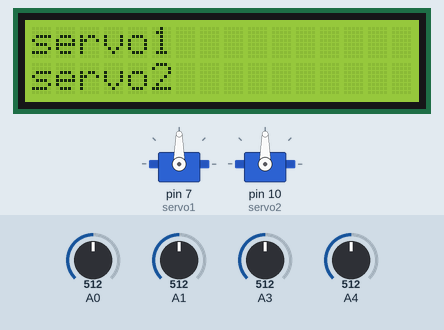
This sketch was run on a simulated Arduino Leonardo, built with avr-gcc and run on an emulated ATmega32U4. Parts: 16×2 character LCD, 2 × servo. Inputs (shaded band) come from the test bench; at power-on: A0 = 512, A1 = 512, A4 = 512, A3 = 512. What the sketch prints to the serial monitor is not drawn.

Above: at 1.2 s.
1.3 s: A0 set to 532
At 2.1 s:
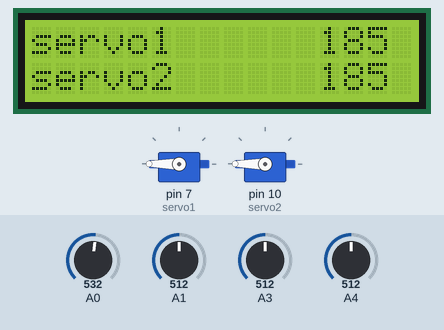
2.8 s: A1 set to 523
4.3 s: A1 set to 550
At 5.0 s:
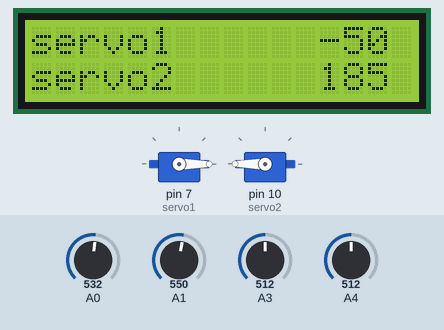
5.9 s: A4 set to 526
At 7.2 s:
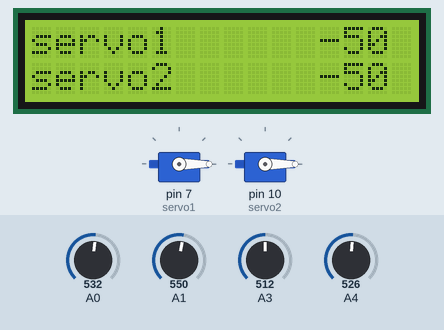
7.5 s: A0 set to 716
At 8.4 s:
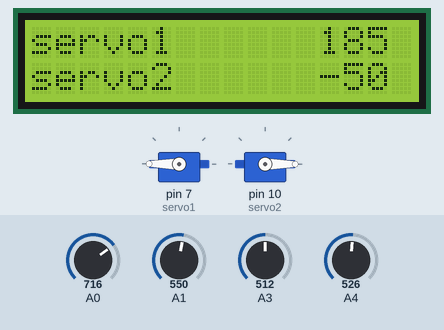
9.1 s: A0 set to 306
At 9.6 s:
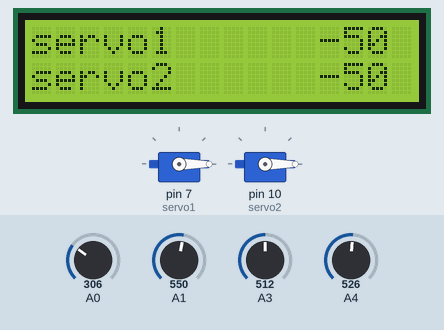
Timing chart, 0 to 11.7 s (numbered marks = the images above; inputs shaded):
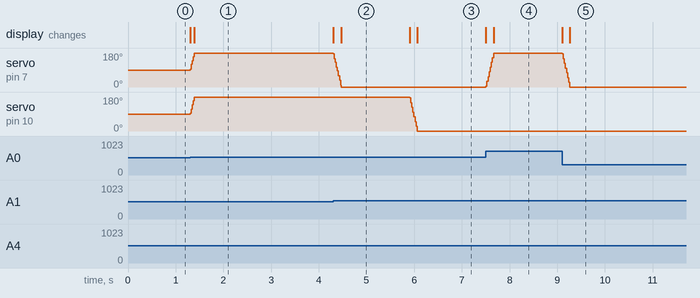

The sketch:

sketch_jun19a_trail.ino
```cpp
#include <Servo.h>
#include <TimeLib.h>
#include <LiquidCrystal.h>

#define TIME_HEADER  "T"
#define TIME_REQUEST  7

void UpDown();
void LeftRight();

Servo servo1;
Servo servo2;

LiquidCrystal lcd(12, 11, 5, 4, 3, 2);
void setup()
{
  lcd.begin(16,2);
  lcd.print("servo1 ");
  lcd.setCursor(0,1);
  lcd.print("servo2 ");

  servo1.attach(7);
  servo2.attach(10);

  servo1.write(90);
  servo2.write(90);

  Serial.begin(9600);
  while (!Serial) ; // Needed for Leonardo only
  setSyncProvider( requestSync);  //set function to call when sync required
  Serial.println("Waiting for sync message");
}

void loop(){

 int sensorTop = analogRead(A0);
 int sensorBottom = analogRead(A1);
 int sensorLeft = analogRead(A3);
 int sensorRight = analogRead(A4);

 int avgT=(sensorTop+sensorBottom)/2;
 int avgB=(sensorLeft+sensorRight)/2;
 int avgL=(sensorTop+sensorLeft)/2;
 int avgR=(sensorBottom+sensorRight)/2;


  if (avgT > avgB)
  {
  	 UpDown(sensorTop, sensorBottom);
  }
  if(avgT < avgB)
  {
    UpDown(sensorTop, sensorBottom);
  }
  if(avgL > avgR)
 	{
 	 LeftRight(sensorLeft, sensorRight);
    }
  if(avgL < avgR)
 	{
 	 LeftRight(sensorLeft, sensorRight);
    }
  if (avgT < 200 || avgB < 200 || avgL < 200 || avgR < 200){
    if (Serial.available()) {
      processSyncMessage();
    }
    if (timeStatus()!= timeNotSet) {
      digitalClockDisplay();
    }
  }
 delay(3);
}
void UpDown(int avgT, int avgB){
  int pos1= servo1.read();
  int c_val = 1024/180;

  if(avgT < avgB){
     pos1 = pos1-c_val;
    }
  	 else
     {
      pos1 = pos1+c_val;
     }
  servo1.write(pos1);
  lcd.setCursor(12,0);
 lcd.print(pos1);
 }
void LeftRight(int avgL, int avgR){
  int pos2= servo2.read();
  int c_val = 1024/180;
  if(avgL < avgR)
   {
    pos2 = pos2-c_val;
   }
  	else
    {
     pos2 = pos2 + c_val;
    }
  servo2.write(pos2);
  lcd.setCursor(12,1);
 lcd.print(pos2);
}
void digitalClockDisplay(){
  // digital clock display of the time
  Serial.print(hour());
  printDigits(minute());
  printDigits(second());
  Serial.print(" ");
  Serial.print(day());
  Serial.print(" ");
  Serial.print(month());
  Serial.print(" ");
  Serial.print(year());
  Serial.println();
}

void printDigits(int digits){
  // utility function for digital clock display: prints preceding colon and leading 0
  Serial.print(":");
  if(digits < 10)
    Serial.print('0');
  Serial.print(digits);
}


void processSyncMessage() {
  unsigned long pctime;
  const unsigned long DEFAULT_TIME = 1687241311;
  unsigned long START_TIME = 1687217400;
  int count = 0;

  if(Serial.find(TIME_HEADER)) {
     pctime = Serial.parseInt();
     if( pctime >= DEFAULT_TIME) { // check the integer is a valid time (greater than Jan 1 2013)
       setTime(pctime); // Sync Arduino clock to the time received on the serial port
     }
     if (pctime == START_TIME){
      int pos1= servo1.read();
      pos1 = 15*count;
    }else{
      START_TIME += 3600;
      count++;
  }
  }
}

time_t requestSync()
{
  Serial.write(TIME_REQUEST);
  return 0; // the time will be sent later in response to serial mesg
}
```

Measured:
- the behaviour switches between 513 and 514 on A0 (found by bisection; images 0 and 1)
- the behaviour switches between 532 and 533 on A1 (found by bisection; images 1 and 2)
- the behaviour switches between 512 and 513 on A4 (found by bisection; images 2 and 3)
- after the input at 1.3 s, servo on pin 7 (servo1), servo on pin 10 (servo2): 90° → 180° at once; the display: first changes at once (image 1 shows a later state)
- after the input at 2.8 s, every drawn part: stays the same
- after the input at 4.3 s, servo on pin 7 (servo1): moves from 180° to 0° over 0.17 s, starting at once; the display: first changes at once (image 2 shows a later state)
- after the input at 5.9 s, servo on pin 10 (servo2): 180° → 0° at once; the display: first changes at once (image 3 shows a later state)
- after the input at 7.5 s, servo on pin 7 (servo1): 0° → 180° at once; the display: first changes at once (image 4 shows a later state)
- after the input at 9.1 s, servo on pin 7 (servo1): 180° → 0° at once; the display: first changes at once (image 5 shows a later state)
